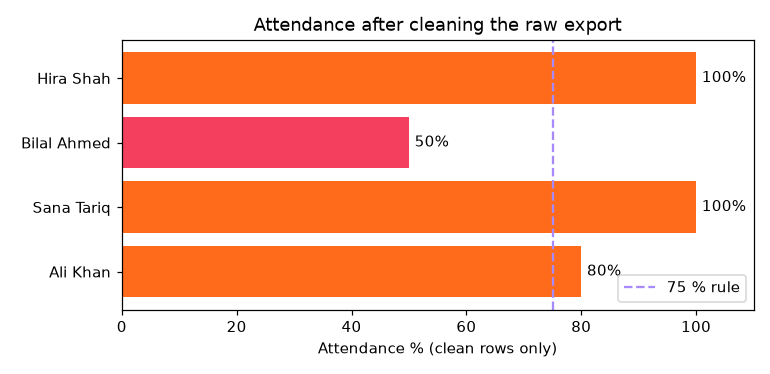

Python code for this plot:
"""
Session 5 · Real-life problem: cleaning a messy attendance file
---------------------------------------------------------------
PROBLEM
A biometric machine exported attendance_raw.csv, but the file has problems:
lower-case status codes, unknown codes, text in a number column, missing
names, short rows and an impossible date. Write a program that
  1. reads the raw file row by row,
  2. validates each row inside try/except, raising clear custom errors,
  3. writes good rows to attendance_clean.csv and bad rows (with the reason)
     to attendance_errors.log,
  4. prints each student's attendance percentage and draws a chart.
The program must NEVER crash on bad data, and must always report what it skipped.
Run:  python session-05_problem_attendance_cleaner.py
"""
import csv
from datetime import datetime

VALID_STATUS = {"P": "present", "A": "absent", "L": "leave"}

class BadRowError(Exception):
    """A row that cannot be trusted; the message explains why."""

def validate(row, line_no):
    """Return a cleaned dict or raise BadRowError."""
    if len(row) != 5:
        raise BadRowError(f"expected 5 fields, got {len(row)}")
    date_text, roll, name, status, late = (x.strip() for x in row)
    try:
        date = datetime.strptime(date_text, "%Y-%m-%d").date()
    except ValueError:
        raise BadRowError(f"invalid date {date_text!r}") from None
    if not name:
        raise BadRowError("missing name")
    status = status.upper()                      # accept 'p' as 'P'
    if status not in VALID_STATUS:
        raise BadRowError(f"unknown status {status!r}")
    try:
        late = int(late) if late else 0
    except ValueError:
        raise BadRowError(f"minutes_late is not a number: {late!r}") from None
    return {"date": date.isoformat(), "roll": roll, "name": name, "status": status, "minutes_late": late}

good, bad = [], []
try:
    with open("attendance_raw.csv", newline="", encoding="utf-8") as f:
        reader = csv.reader(f)
        header = next(reader)
        for line_no, row in enumerate(reader, start=2):      # line 1 is the header
            try:
                good.append(validate(row, line_no))
            except BadRowError as e:
                bad.append((line_no, str(e), ",".join(row)))
except FileNotFoundError:
    raise SystemExit("attendance_raw.csv not found - put it next to this script")

with open("attendance_clean.csv", "w", newline="", encoding="utf-8") as f:
    w = csv.DictWriter(f, fieldnames=list(good[0]))
    w.writeheader(); w.writerows(good)
with open("attendance_errors.log", "w", encoding="utf-8") as f:
    for line_no, reason, raw in bad:
        f.write(f"line {line_no}: {reason} | {raw}\n")

print(f"read {len(good) + len(bad)} data rows: {len(good)} clean, {len(bad)} rejected")
print("\nattendance_errors.log")
print(open("attendance_errors.log", encoding="utf-8").read().rstrip())

# Attendance % per student (leave counts as excused, i.e. not held against them)
stats = {}
for r in good:
    s = stats.setdefault(r["name"], {"P": 0, "A": 0, "L": 0, "late": 0})
    s[r["status"]] += 1
    s["late"] += r["minutes_late"]
print(f"\n{'Student':12} {'P':>2} {'A':>2} {'L':>2} {'Attend %':>9} {'Late min':>9}")
names, pcts = [], []
for name, s in stats.items():
    counted = s["P"] + s["A"]
    pct = s["P"] / counted * 100 if counted else 0
    flag = "  <- below 75 %" if pct < 75 else ""
    print(f"{name:12} {s['P']:>2} {s['A']:>2} {s['L']:>2} {pct:>8.1f}% {s['late']:>9}{flag}")
    names.append(name); pcts.append(pct)

import matplotlib
matplotlib.use("Agg")
import matplotlib.pyplot as plt
fig, ax = plt.subplots(figsize=(7, 3.4))
colours = ["#F43F5E" if p < 75 else "#FF6B1A" for p in pcts]
ax.barh(names, pcts, color=colours)
ax.axvline(75, color="#A78BFA", ls="--", label="75 % rule")
for i, p in enumerate(pcts):
    ax.text(p + 1, i, f"{p:.0f}%", va="center")
ax.set_xlim(0, 110); ax.set_xlabel("Attendance % (clean rows only)"); ax.legend(loc="lower right")
ax.set_title("Attendance after cleaning the raw export")
fig.tight_layout(); fig.savefig("session-05_problem_attendance_cleaner.png", dpi=110)
print("\nFiles written: attendance_clean.csv, attendance_errors.log, session-05_problem_attendance_cleaner.png")
